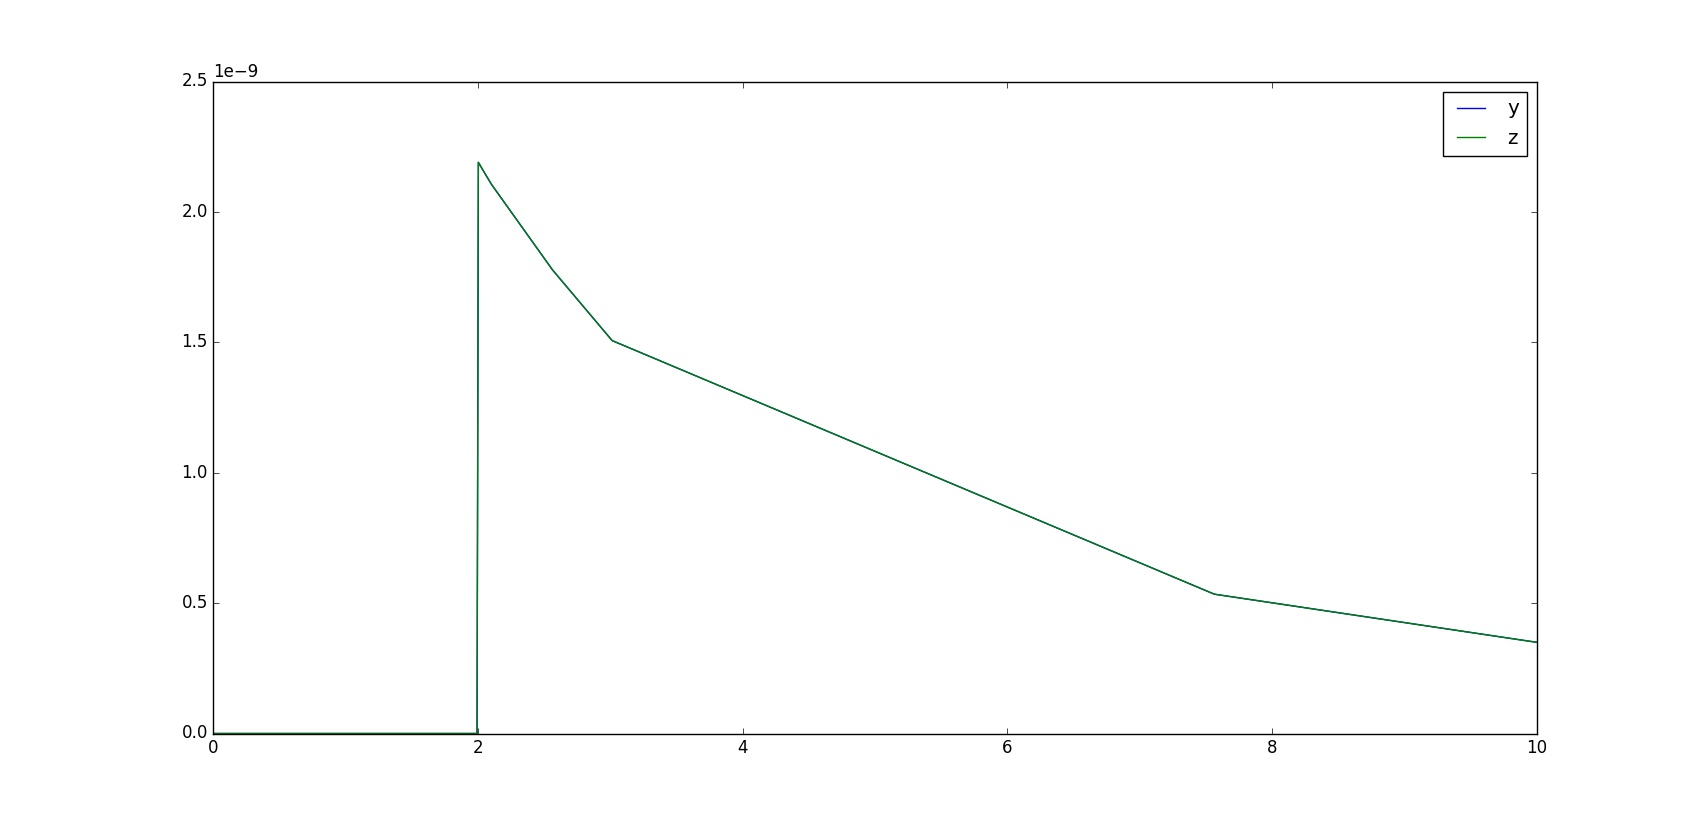

Reproduce this figure in Python.
# -*- coding: utf-8 -*-
"""
Created on Sun Nov 27 20:35:35 2016

@author: user
"""

import scipy.integrate as si
import numpy as np
import matplotlib.pyplot as plt

#The forcing (X)
def sigm(t):
    if 2<t <6 :
        f=1
    else:
        f=0  
    return f
    
#The function F	
def sigm2(t):
    if 0.0<t  :
        f=1
    else:
        f=0  
    return f 
    
#The derivative    
def ode(y, t):
    return [-1.*sigm2(y[1])*sigm(t)+sigm(t)-0.4*y[0],-1.*sigm2(y[0])*sigm(t)+sigm(t)-0.4*y[1]]
    
t  = np.linspace(0, 10, 1000) 
yzero = np.array([0.,0.])
y = si.odeint(ode, yzero, t)

#Plots
fig = plt.figure()
ax = fig.add_subplot(111)
plt.plot(t, y[:,0], label='y')
plt.plot(t, y[:,1], label='z')
handles, labels = ax.get_legend_handles_labels()
ax.legend(handles, labels)
plt.show()   
